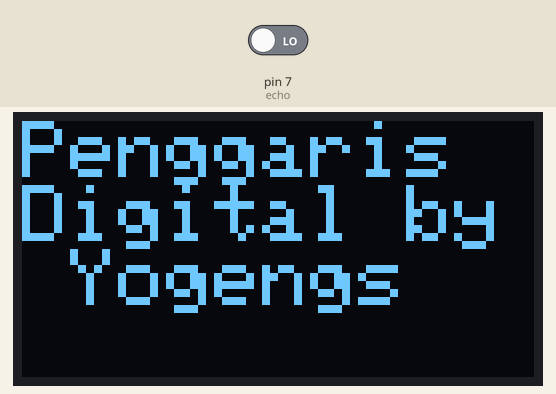
Recording of a sketch running on a simulated Arduino Uno, built with avr-gcc and run on an emulated ATmega328P. On the bench: 128×64 one-colour display. The test bench sets the inputs (shaded band); at power-on: pin 7 (echo) LOW.

Above: at 2.1 s.
At 7.1 s:
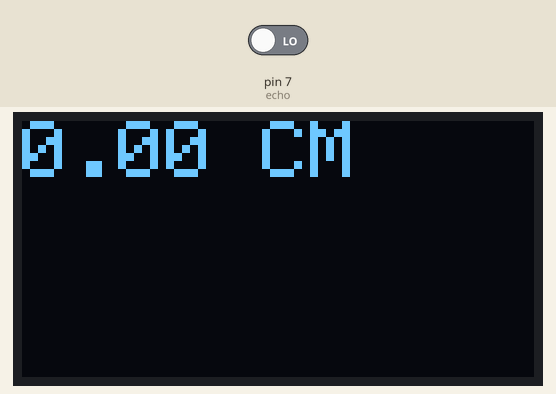

The sketch:

Penggaris_Arduino.ino
```cpp
#include <Wire.h>
#include <Adafruit_GFX.h>
#include <Adafruit_SSD1306.h>

#define SCREEN_WIDTH 128 // OLED display width, in pixels
#define SCREEN_HEIGHT 64 // OLED display height, in pixels

const int echo = 7;
const int trig = 8;

// Declaration for an SSD1306 display connected to I2C (SDA, SCL pins)
Adafruit_SSD1306 display(SCREEN_WIDTH, SCREEN_HEIGHT, &Wire, -1);

void setup() {
  Serial.begin(115200);
  pinMode(echo, INPUT);
  pinMode(trig, OUTPUT);

  if(!display.begin(SSD1306_SWITCHCAPVCC, 0x3C)) { // Address 0x3D for 128x64
    Serial.println(F("SSD1306 allocation failed"));
    for(;;);
  }
  delay(2000);
  display.clearDisplay();

  display.setTextSize(2);
  display.setTextColor(WHITE);
  display.setCursor(0, 0);
  // Display static text
  display.println("Penggaris Digital by Yogengs");
  display.display();
  delay(4000);
}

void loop() {
  digitalWrite(trig, LOW);
  delay(2);
  digitalWrite(trig, HIGH);
  delay(10);
  digitalWrite(trig, LOW);

  float waktu = pulseIn(echo, HIGH);
  float jarak = (waktu * 0.0343) / 2;

  display.clearDisplay();
  display.setCursor(0, 0);
  display.println(String(jarak) + " CM");
  display.display();
}
```

Measured:
- what the display in image 0 shows lasts 5.0 s, from 2.1 s to 7.1 s
